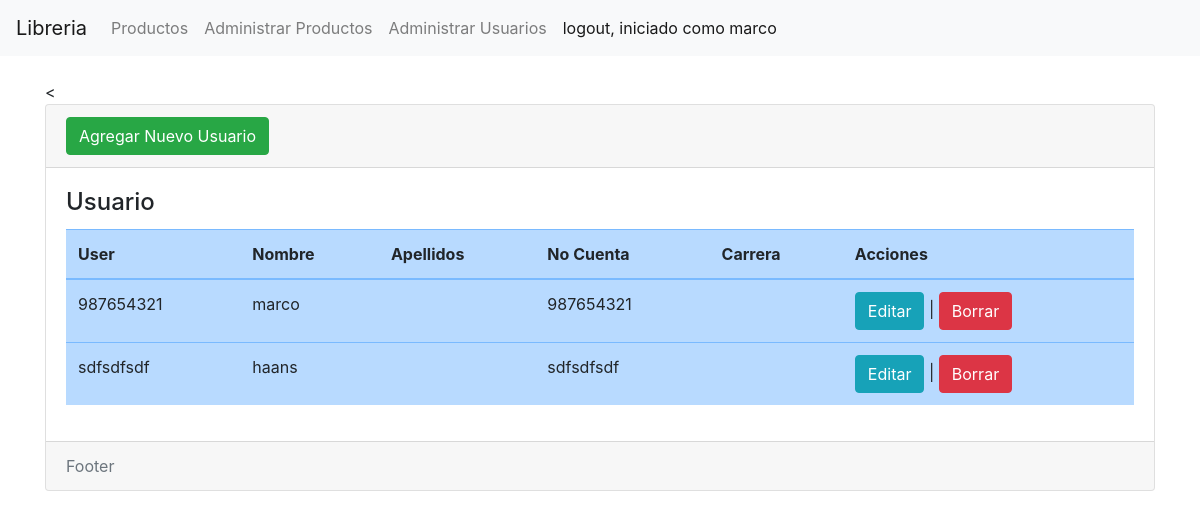
The app's page /usuarios/ (signed in), older data.
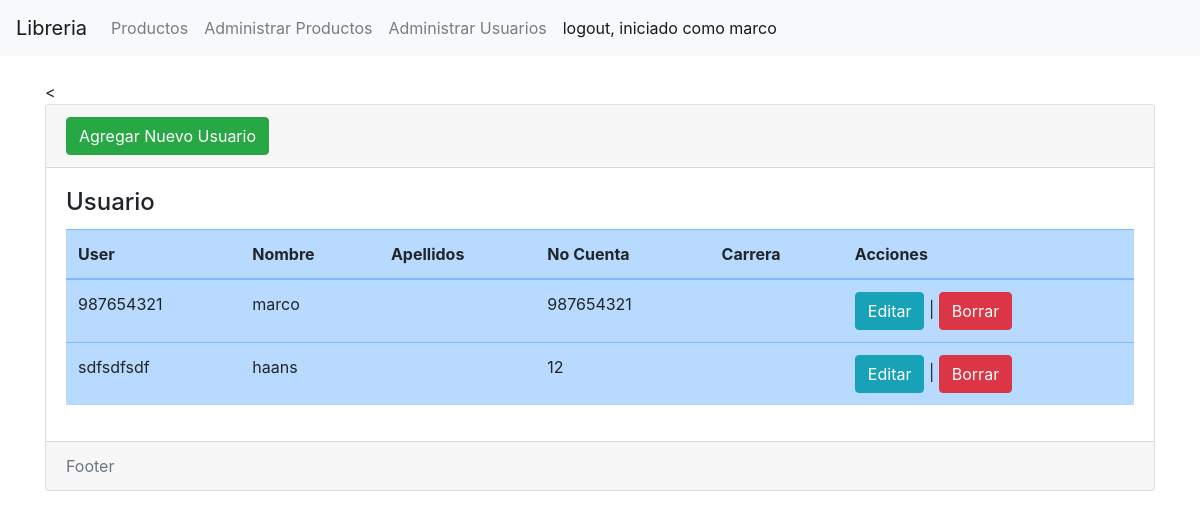
The same page, newer data.
### usuario/models.py (models this page shows, shortened)
class Usuario(models.Model):
    user = models.OneToOneField(User, on_delete=models.CASCADE)
    nombre = models.CharField(max_length=40)
    apellidopaterno = models.CharField(max_length=40)
    apellidomaterno = models.CharField(max_length=40)
    puntos = models.IntegerField(default=100)
    celular = PhoneNumberField()
    nocuenta = models.CharField(max_length=9)
    area = models.CharField(max_length=100)
    email = models.EmailField()

### usuario/views.py (the view)
# urls.py: path('usuarios/', include('usuario.urls')),
@login_required
@user_passes_test(is_admin)
def usuarios(request):
    usuarios = Usuario.objects.all()
    return render(request, 'usuarios/index.html', {'usuarios': usuarios})

### usuario/views.py (called while the page is built)
def is_admin(user):
    return user.groups.filter(name='administrador').exists()

### usuario/templates/usuarios/index.html (shortened to what this page needs)
{% extends 'base.html' %}
{% block contenido %}
<<div class="card">
    <div class="card-header">
        <a
            name=""
            id=""
            class="btn btn-success"
            href="{% url 'registrar' %}"
            role="button"
            >Agregar Nuevo Usuario</a
        >
    </div>
    <div class="card-body">
        <h4 class="card-title">Usuario</h4>
        <div
            class="table-responsive"
        >
            <table
                class="table table-primary"
            >
                <thead>
                    <tr>
                        <th scope="col">User</th>
                        <th scope="col">Nombre</th>
                        <th scope="col">Apellidos</th>
                        <th scope="col">No Cuenta </th>
                        <th scope="col">Carrera </th>
                        <th scope="col">Acciones</th>
                    </tr>
                </thead>
                <tbody>
                    {% for usuario in usuarios %}
                        <tr class="">
                            <td scope="row"> {{usuario.user}} </td>
                            <td>{{usuario.nombre}}</td>
                            <td>{{usuario.apellidos}}</td>
                            <td>{{usuario.nocuenta}}</td>
                            <td>{{usuario.carrera}}</td>
                            <td> <a
                                name=""
                                id=""
                                class="btn btn-info"
                                href="{% url 'editar_u' usuario.nocuenta %}"
                                role="button"
                                >Editar</a>
                             |
                             <a
                                name=""
                                id=""
                                class="btn btn-danger"
                                href="{% url 'eliminar_u' usuario.nocuenta %}"
                                role="button"
                                >Borrar</a>
                             </td>
                        </tr>
                    {% endfor %}
                </tbody>
            </table>
        </div>
    </div>
    <div class="card-footer text-muted">Footer</div>
</div>
{% endblock %}

Row changes from the older to the newer data that the page shows:
changed Usuario "haans": nocuenta "sdfsdfsdf" → "12"
